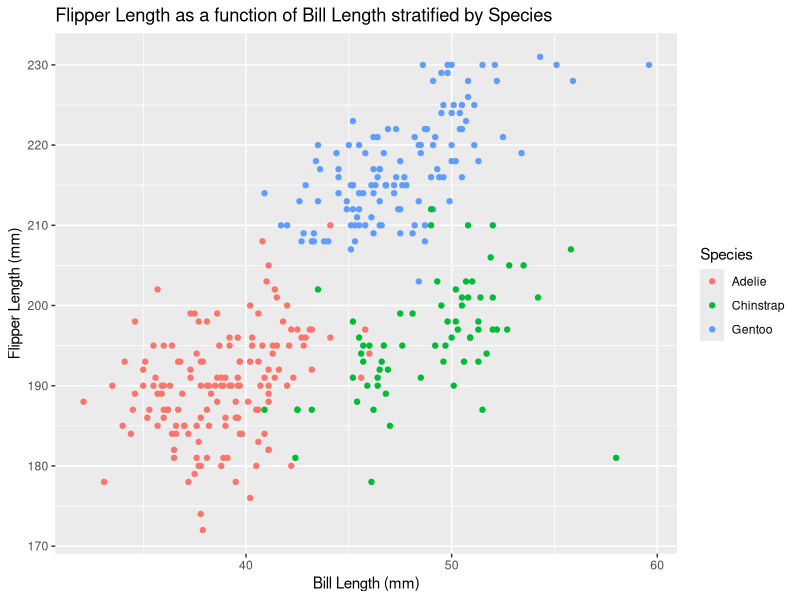
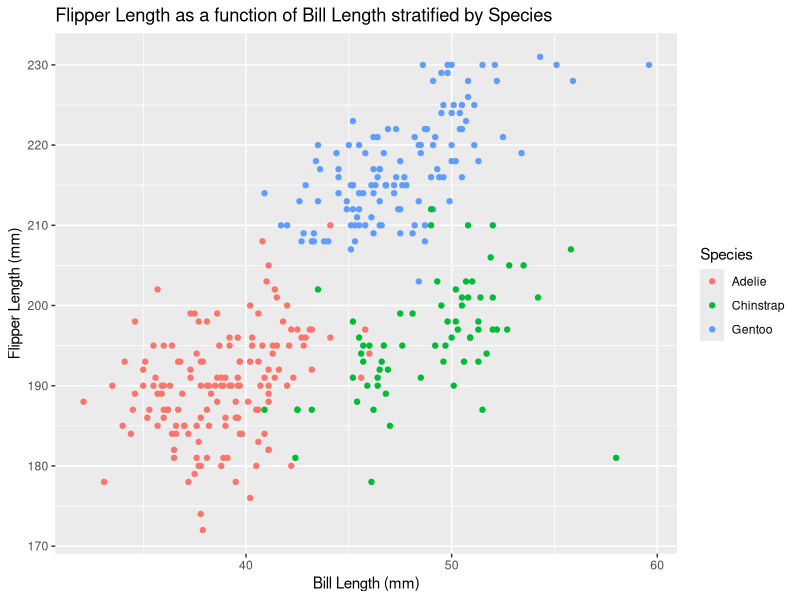

These charts were generated, in order, by the following R code:
## ---- chunk 1
library(tidyverse)
## ---- chunk 2
# Create data frame per the specifications in problem one.
problem_one_tibble <- tibble(
  random_norm_samp = rnorm(n = 10),
  greater_than_zero = random_norm_samp > 0,
  meaningless_character_vector = "Meaningless Character Vector",
  three_level_factor = as.factor(c("low", "low", "low", "low", "low",
                                   "medium", "medium",
                                   "high", "high", "high"))
)
## ---- chunk 3
# Convert variables to numeric
as.numeric(pull(problem_one_tibble, greater_than_zero))
as.numeric(pull(problem_one_tibble, meaningless_character_vector))
as.numeric(pull(problem_one_tibble, three_level_factor))
## ---- chunk 4
data("penguins", package = "palmerpenguins")
## ---- chunk 5
# Plot scatter plot with labels and title
ggplot(penguins, aes(x = bill_length_mm, y = flipper_length_mm, 
                     color = species)) +
  geom_point() +
  labs(x = "Bill Length (mm)",
       y = "Flipper Length (mm)",
       color = "Species") +
  ggtitle("Flipper Length as a function of Bill Length stratified by Species")
## ---- chunk 6
ggsave("Problem_Two_Scatter_Plot.pdf")
